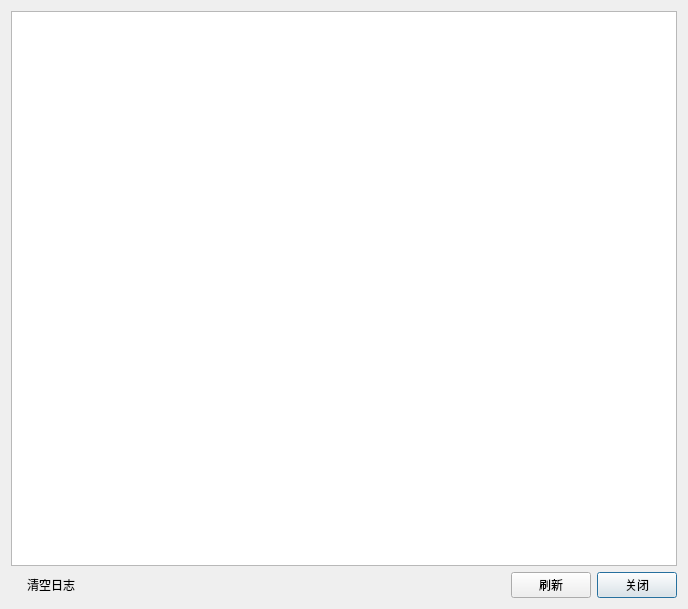
<?xml version="1.0" encoding="UTF-8"?>
<ui version="4.0">
 <class>DialogLog</class>
 <widget class="QDialog" name="DialogLog">
  <property name="geometry">
   <rect>
    <x>0</x>
    <y>0</y>
    <width>688</width>
    <height>609</height>
   </rect>
  </property>
  <property name="windowTitle">
   <string>查看日志</string>
  </property>
  <layout class="QVBoxLayout" name="verticalLayout">
   <item>
    <widget class="QTextBrowser" name="textBrowser"/>
   </item>
   <item>
    <layout class="QHBoxLayout" name="horizontalLayout">
     <item>
      <widget class="QPushButton" name="pushButtonClear">
       <property name="text">
        <string>清空日志</string>
       </property>
       <property name="flat">
        <bool>true</bool>
       </property>
      </widget>
     </item>
     <item>
      <spacer name="horizontalSpacer">
       <property name="orientation">
        <enum>Qt::Horizontal</enum>
       </property>
       <property name="sizeHint" stdset="0">
        <size>
         <width>40</width>
         <height>20</height>
        </size>
       </property>
      </spacer>
     </item>
     <item>
      <widget class="QPushButton" name="pushButtonRefresh">
       <property name="text">
        <string>刷新</string>
       </property>
      </widget>
     </item>
     <item>
      <widget class="QPushButton" name="pushButtonClose">
       <property name="text">
        <string>关闭</string>
       </property>
       <property name="default">
        <bool>true</bool>
       </property>
      </widget>
     </item>
    </layout>
   </item>
  </layout>
 </widget>
 <tabstops>
  <tabstop>pushButtonRefresh</tabstop>
  <tabstop>pushButtonClose</tabstop>
  <tabstop>pushButtonClear</tabstop>
  <tabstop>textBrowser</tabstop>
 </tabstops>
 <resources/>
 <connections/>
</ui>
